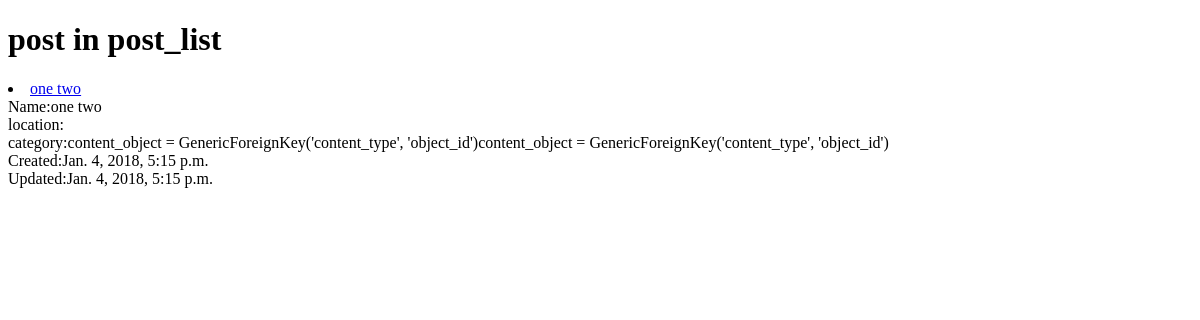
The app's page /, older data.
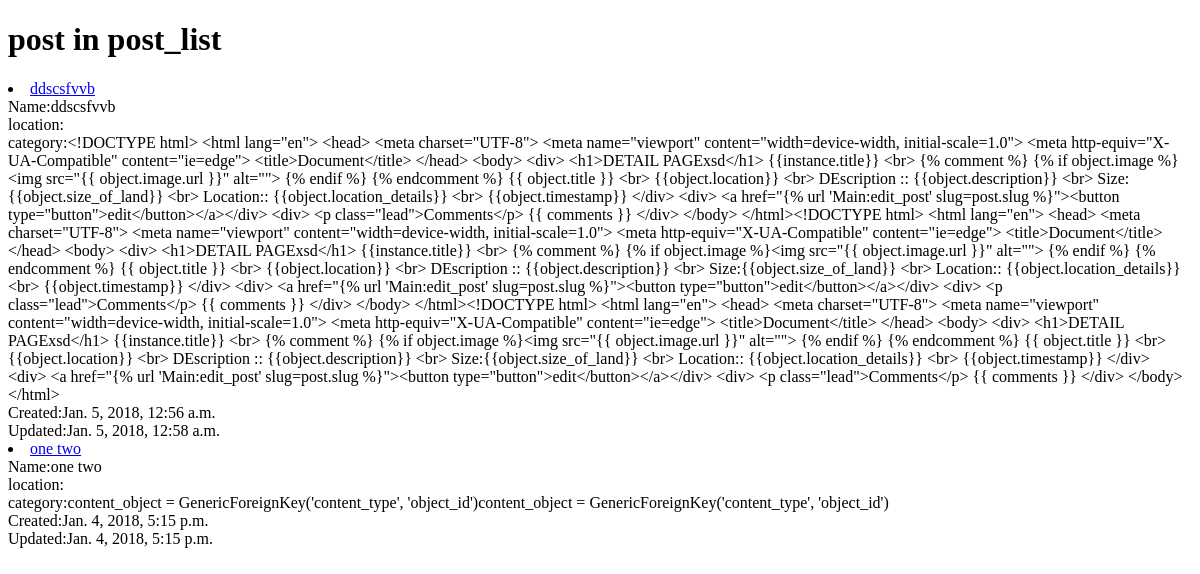
The same page, newer data.
### Main/models.py (models this page shows, shortened)
class Post(models.Model):
    owner =  models.ForeignKey(User, on_delete=models.CASCADE)
    title = models.CharField(max_length=200)
    slug      =      models.SlugField(unique=True,blank=True, null=True)
    image = models.ImageField(upload_to=upload_location)
    image_2 = models.ImageField(upload_to=upload_location)
    image_3 = models.ImageField(upload_to=upload_location,blank=True, null=True)
    image_4 = models.ImageField(upload_to=upload_location,blank=True, null=True)
    image_5 = models.ImageField(upload_to=upload_location,blank=True, null=True)
    description = models.TextField()
    size_of_land = models.CharField(max_length=150)
    location_details = models.CharField(max_length=300)
    price = models.CharField(max_length=150)
    features = models.TextField()
    updated = models.DateTimeField(auto_now=True, auto_now_add=False)
    timestamp = models.DateTimeField(auto_now=False, auto_now_add=True)
    def __str__(self):
        return self.title
    def get_absolute_url(self):
        return reverse("Main:post_detail",kwargs={"slug":self.slug})
    class Meta:
        ordering = ["-timestamp", "-updated"]

### Main/views.py (the view)
# urls.py: url(r'^$',PostListView.as_view(),name='list'),
class PostListView(ListView):
    queryset = Post.objects.all()

### Main/templates/Main/post_list.html (shortened to what this page needs)
<!DOCTYPE html>
<html lang="en">
<head>
</head>
<body>
    <h1> post in post_list</h1>
    {% for post in post_list %}
    <li><a href="{{ post.get_absolute_url }}">{{ post }}</a></li>
   Name:{{ post.title }} <br>   location:{{ post.location }} <br> category:{{ post.description }}  <br> Created:{{ post.timestamp }} <br>Updated:{{ post.updated }}
    {% endfor %}
</body>
</html>

Row changes from the older to the newer data that the page shows:
added Post: title "ddscsfvvb", description "<!DOCTYPE html> <html lang=\"en\"> <head> <meta charset=\"UTF-8\"> <meta name=\"viewport\" content=\"width=device-width, initial-scale=1.0\"> <meta http-equiv=\"X-UA-Compatible\" content=\"ie=edge\"> <title>Document</title> </head> <body> <div> <h1>DETAIL PAGExsd</h1> {{instance.title}} <br> {% comment %} {% if object.image %}<img src=\"{{ object.image.url }}\" alt=\"\"> {% endif %} {% endcomment %} {{ object.title }} <br> {{object.location}} <br> DEscription :: {{object.description}} <br> Size:{{object.size_of_land}} <br> Location:: {{object.location_details}} <br> {{object.timestamp}} </div> <div> <a href=\"{% url 'Main:edit_post' slug=post.slug %}\"><button type=\"button\">edit</button></a></div> <div> <p…", timestamp "Jan. 5, 2018, 12:56 a.m.", updated "Jan. 5, 2018, 12:58 a.m."
